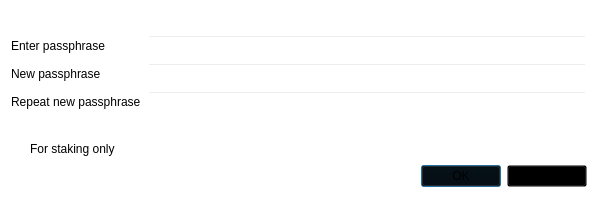
<?xml version="1.0" encoding="UTF-8"?>
<ui version="4.0">
 <class>AskPassphraseDialog</class>
 <widget class="QDialog" name="AskPassphraseDialog">
  <property name="geometry">
   <rect>
    <x>0</x>
    <y>0</y>
    <width>598</width>
    <height>198</height>
   </rect>
  </property>
  <property name="sizePolicy">
   <sizepolicy hsizetype="Preferred" vsizetype="Minimum">
    <horstretch>0</horstretch>
    <verstretch>0</verstretch>
   </sizepolicy>
  </property>
  <property name="minimumSize">
   <size>
    <width>550</width>
    <height>0</height>
   </size>
  </property>
  <property name="windowTitle">
   <string>Passphrase Dialog</string>
  </property>
  <property name="styleSheet">
   <string notr="true">background: transparent;</string>
  </property>
  <layout class="QVBoxLayout" name="verticalLayout">
   <item>
    <widget class="QLabel" name="warningLabel">
     <property name="textFormat">
      <enum>Qt::RichText</enum>
     </property>
     <property name="wordWrap">
      <bool>true</bool>
     </property>
    </widget>
   </item>
   <item>
    <layout class="QFormLayout" name="formLayout">
     <property name="fieldGrowthPolicy">
      <enum>QFormLayout::AllNonFixedFieldsGrow</enum>
     </property>
     <item row="0" column="0">
      <widget class="QLabel" name="passLabel1">
       <property name="text">
        <string>Enter passphrase</string>
       </property>
      </widget>
     </item>
     <item row="0" column="1">
      <widget class="QLineEdit" name="passEdit1">
       <property name="echoMode">
        <enum>QLineEdit::Password</enum>
       </property>
      </widget>
     </item>
     <item row="1" column="0">
      <widget class="QLabel" name="passLabel2">
       <property name="text">
        <string>New passphrase</string>
       </property>
      </widget>
     </item>
     <item row="1" column="1">
      <widget class="QLineEdit" name="passEdit2">
       <property name="echoMode">
        <enum>QLineEdit::Password</enum>
       </property>
      </widget>
     </item>
     <item row="2" column="0">
      <widget class="QLabel" name="passLabel3">
       <property name="text">
        <string>Repeat new passphrase</string>
       </property>
      </widget>
     </item>
     <item row="2" column="1">
      <widget class="QLineEdit" name="passEdit3">
       <property name="echoMode">
        <enum>QLineEdit::Password</enum>
       </property>
      </widget>
     </item>
     <item row="3" column="1">
      <widget class="QLabel" name="capsLabel">
       <property name="font">
        <font>
         <weight>75</weight>
         <bold>true</bold>
        </font>
       </property>
       <property name="text">
        <string/>
       </property>
       <property name="alignment">
        <set>Qt::AlignCenter</set>
       </property>
      </widget>
     </item>
     <item row="4" column="0">
      <widget class="QCheckBox" name="stakingCheckBox">
       <property name="enabled">
        <bool>true</bool>
       </property>
       <property name="visible">
        <bool>false</bool>
       </property>
       <property name="toolTip">
        <string>Serves to disable the trivial sendmoney when OS account compromised. Provides no real security.</string>
       </property>
       <property name="text">
        <string>For staking only</string>
       </property>
      </widget>
     </item>
    </layout>
   </item>
   <item>
    <widget class="QDialogButtonBox" name="buttonBox">
     <property name="orientation">
      <enum>Qt::Horizontal</enum>
     </property>
     <property name="standardButtons">
      <set>QDialogButtonBox::Cancel|QDialogButtonBox::Ok</set>
     </property>
    </widget>
   </item>
  </layout>
 </widget>
 <resources/>
 <connections>
  <connection>
   <sender>buttonBox</sender>
   <signal>accepted()</signal>
   <receiver>AskPassphraseDialog</receiver>
   <slot>accept()</slot>
   <hints>
    <hint type="sourcelabel">
     <x>248</x>
     <y>254</y>
    </hint>
    <hint type="destinationlabel">
     <x>157</x>
     <y>274</y>
    </hint>
   </hints>
  </connection>
  <connection>
   <sender>buttonBox</sender>
   <signal>rejected()</signal>
   <receiver>AskPassphraseDialog</receiver>
   <slot>reject()</slot>
   <hints>
    <hint type="sourcelabel">
     <x>316</x>
     <y>260</y>
    </hint>
    <hint type="destinationlabel">
     <x>286</x>
     <y>274</y>
    </hint>
   </hints>
  </connection>
 </connections>
</ui>
